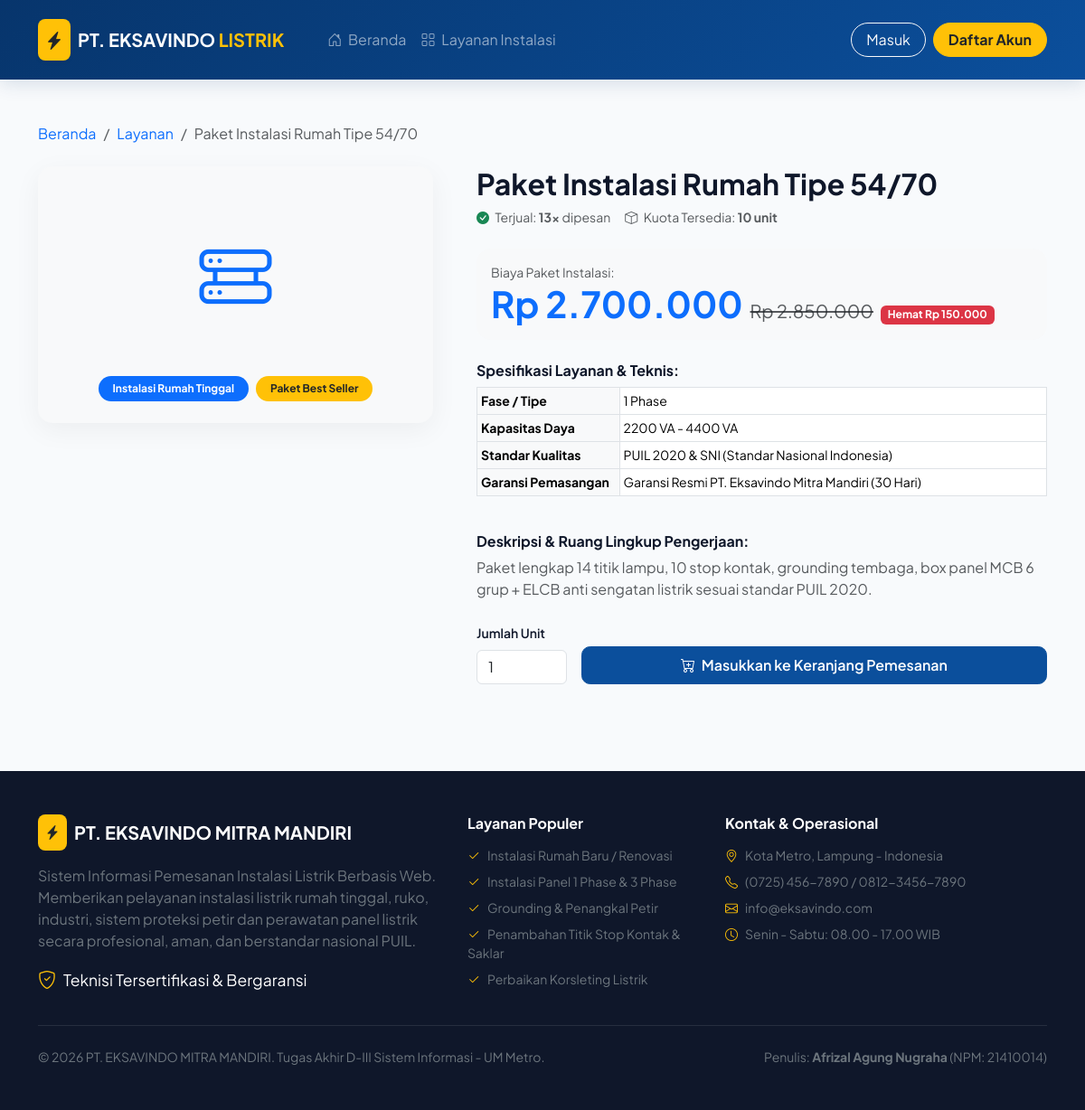
Screenshot of /index.php?page=detail_produk&id=2 with the database file from the repository.
### tables this page shows
CREATE TABLE `produk` (
  `id_produk` int(11) NOT NULL AUTO_INCREMENT,
  `nama_produk` varchar(100) NOT NULL,
  `label_produk` varchar(100) DEFAULT NULL,
  `ukuran` varchar(100) DEFAULT NULL,
  `daya` varchar(100) DEFAULT NULL,
  `id_kategori` int(11) NOT NULL,
  `deskripsi_produk` text DEFAULT NULL,
  `harga` int(11) NOT NULL,
  `foto_produk` varchar(100) DEFAULT 'default_product.jpg',
  `stok` int(11) NOT NULL DEFAULT 10,
  `terjual` int(11) NOT NULL DEFAULT 0,
  `created_at` timestamp NOT NULL DEFAULT current_timestamp(),
  PRIMARY KEY (`id_produk`),
  KEY `fk_produk_kategori` (`id_kategori`),
  CONSTRAINT `fk_produk_kategori` FOREIGN KEY (`id_kategori`) REFERENCES `kategori` (`id_kategori`) ON DELETE CASCADE
);

CREATE TABLE `kategori` (
  `id_kategori` int(11) NOT NULL AUTO_INCREMENT,
  `nama_kategori` varchar(100) NOT NULL,
  PRIMARY KEY (`id_kategori`)
);

CREATE TABLE `diskon` (
  `id_diskon` int(11) NOT NULL AUTO_INCREMENT,
  `id_produk` int(11) NOT NULL,
  `besar_diskon` int(11) NOT NULL DEFAULT 0,
  `is_active` int(11) NOT NULL DEFAULT 1,
  PRIMARY KEY (`id_diskon`),
  KEY `fk_diskon_produk` (`id_produk`),
  CONSTRAINT `fk_diskon_produk` FOREIGN KEY (`id_produk`) REFERENCES `produk` (`id_produk`) ON DELETE CASCADE
);

### config/app.php (called while the page is built, shortened)
<?php
function rupiah($nominal) {
    return 'Rp ' . number_format($nominal, 0, ',', '.');
}

### views/konsumen/detail_produk.php (the view, shortened to what this page needs)
<?php
$id_produk = intval($_GET['id'] ?? 0);
$db = Database::connect();
$stmt = $db->prepare("SELECT p.*, k.nama_kategori, d.besar_diskon
                      FROM produk p
                      LEFT JOIN kategori k ON p.id_kategori = k.id_kategori
                      LEFT JOIN diskon d ON p.id_produk = d.id_produk AND d.is_active = 1
                      WHERE p.id_produk = ?");
$stmt->execute([$id_produk]);
$produk = $stmt->fetch();
$finalPrice = $produk['harga'] - ($produk['besar_diskon'] ?? 0);
require_once __DIR__ . '/../layouts/header.php';
?>
<div class="container py-5">
    <nav aria-label="breadcrumb" class="mb-4">
        <ol class="breadcrumb">
            <li class="breadcrumb-item"><a href="index.php" class="text-decoration-none">Beranda</a></li>
            <li class="breadcrumb-item"><a href="index.php?page=katalog" class="text-decoration-none">Layanan</a></li>
            <li class="breadcrumb-item active" aria-current="page"><?= htmlspecialchars($produk['nama_produk']) ?></li>
        </ol>
    </nav>
    <div class="row g-5">
        <div class="col-lg-5">
            <div class="card card-custom p-4 text-center bg-light">
                <i class="bi bi-hdd-rack text-primary display-1 my-5"></i>
                <div class="d-flex justify-content-center gap-2 mt-3">
                    <span class="badge bg-primary px-3 py-2 rounded-pill"><?= htmlspecialchars($produk['nama_kategori']) ?></span>
                    <?php if (!empty($produk['label_produk'])): ?>
                    <span class="badge bg-warning text-dark px-3 py-2 rounded-pill"><?= htmlspecialchars($produk['label_produk']) ?></span>
                    <?php endif; ?>
                </div>
            </div>
        </div>
        <div class="col-lg-7">
            <h2 class="fw-bold mb-2"><?= htmlspecialchars($produk['nama_produk']) ?></h2>
            <div class="d-flex align-items-center gap-3 mb-4">
                <span class="text-muted small"><i class="bi bi-check-circle-fill text-success me-1"></i> Terjual: <strong><?= $produk['terjual'] ?>x</strong> dipesan</span>
                <span class="text-muted small"><i class="bi bi-box me-1"></i> Kuota Tersedia: <strong><?= $produk['stok'] ?> unit</strong></span>
            </div>
            <div class="p-3 bg-light rounded-4 mb-4">
                <div class="text-muted small">Biaya Paket Instalasi:</div>
                <div class="d-flex align-items-baseline gap-2">
                    <span class="display-6 fw-bold text-primary"><?= rupiah($finalPrice) ?></span>
                    <?php if (!empty($produk['besar_diskon'])): ?>
                        <del class="text-muted fs-5"><?= rupiah($produk['harga']) ?></del>
                        <span class="badge bg-danger">Hemat <?= rupiah($produk['besar_diskon']) ?></span>
                    <?php endif; ?>
                </div>
            </div>
            <div class="mb-4">
                <h6 class="fw-bold mb-2">Spesifikasi Layanan & Teknis:</h6>
                <div class="table-responsive">
                    <table class="table table-bordered table-sm small">
                        <tr>
                            <th class="bg-light w-25">Fase / Tipe</th>
                            <td><?= htmlspecialchars($produk['ukuran'] ?: '1 Phase / Standar') ?></td>
                        </tr>
                        <tr>
                            <th class="bg-light">Kapasitas Daya</th>
                            <td><?= htmlspecialchars($produk['daya'] ?: 'Menyesuaikan beban PLN') ?></td>
                        </tr>
                        <tr>
                            <th class="bg-light">Standar Kualitas</th>
                            <td>PUIL 2020 & SNI (Standar Nasional Indonesia)</td>
                        </tr>
                        <tr>
                            <th class="bg-light">Garansi Pemasangan</th>
                            <td>Garansi Resmi PT. Eksavindo Mitra Mandiri (30 Hari)</td>
                        </tr>
                    </table>
                </div>
            </div>
            <div class="mb-4">
                <h6 class="fw-bold mb-2">Deskripsi & Ruang Lingkup Pengerjaan:</h6>
                <p class="text-muted leading-relaxed"><?= nl2br(htmlspecialchars($produk['deskripsi_produk'])) ?></p>
            </div>
            <form action="index.php?page=tambah_keranjang" method="POST" class="d-flex align-items-center gap-3">
                <div style="width: 100px;">
                    <label class="form-label small fw-semibold">Jumlah Unit</label>
                    <input type="number" name="jml_beli" class="form-control" value="1" min="1" max="<?= max(1, $produk['stok']) ?>" required>
                </div>
                <div class="flex-grow-1 align-self-end">
                    <button type="submit" class="btn btn-primary-custom w-100 py-2">
                        <i class="bi bi-cart-plus me-1"></i> Masukkan ke Keranjang Pemesanan
                    </button>
                </div>
            </form>
        </div>
    </div>
</div>
<?php require_once __DIR__ . '/../layouts/footer.php'; ?>

### views/layouts/header.php (style rules this page uses)
:root { --primary-color: #0b4f9c; --primary-dark: #07356c; --accent-yellow: #f59e0b; --accent-glow: #e0f2fe; --bg-light: #f8fafc; --text-dark: #0f172a; }
body { font-family: 'Plus Jakarta Sans', sans-serif; background-color: var(--bg-light); color: var(--text-dark); min-height: 100vh; display: flex; flex-direction: column; }
.card-custom { border: none; border-radius: 1rem; box-shadow: 0 8px 30px rgba(0, 0, 0, 0.05); transition: all 0.25s ease-in-out; background: #ffffff; }
.btn-primary-custom { background-color: var(--primary-color); border-color: var(--primary-color); color: white; font-weight: 600; border-radius: 0.6rem; padding: 0.6rem 1.4rem; transition: all 0.2s; }

### rows the page displays
produk: nama_produk "Paket Instalasi Rumah Tipe 54/70", id_kategori.nama_kategori "Instalasi Rumah Tinggal", label_produk "Paket Best Seller", terjual "13", stok "10", harga.besar_diskon "Rp 2.700.000", harga "Rp 2.850.000", diskon.besar_diskon "Rp 150.000", ukuran "1 Phase", daya "2200 VA - 4400 VA", deskripsi_produk "Paket lengkap 14 titik lampu, 10 stop kontak, grounding tembaga, box panel MCB 6 grup + ELCB anti sengatan listrik sesuai standar PUIL 2020."

### other values shown
APP_NAME "PT. EKSAVINDO MITRA MANDIRI"
